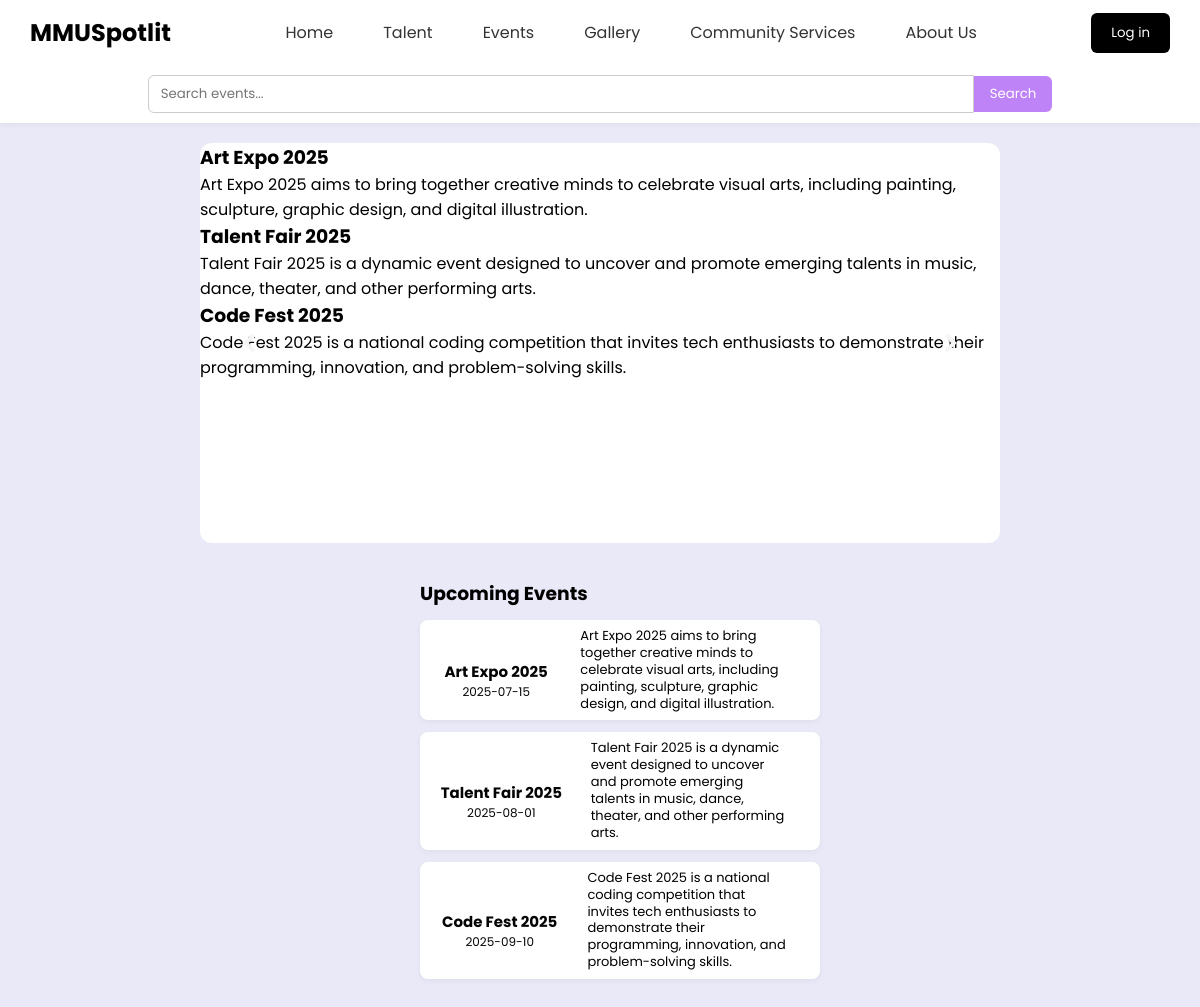
/php/dashboard.php, run on the app's committed database.
### tables this page shows
CREATE TABLE `event` (
  `eventID` int(11) NOT NULL,
  `adminID` int(11) NOT NULL,
  `event_title` varchar(200) DEFAULT NULL,
  `event_desc` varchar(500) DEFAULT NULL,
  `event_date` date DEFAULT NULL,
  `event_pic` varchar(255) DEFAULT NULL
);

### php/dashboard.php (the view, shortened to what this page needs)
<?php
include 'db_conn.php';
$sql = "SELECT * FROM event ORDER BY event_date ASC";
$result = $conn->query($sql);
?>
<!DOCTYPE html>
<html>
<head>
    <link rel="stylesheet" href="../css/dashboard.css" />
    <link href='https://unpkg.com/boxicons@2.1.4/css/boxicons.min.css' rel='stylesheet'>
</head>
<body>
    <nav>
        <div class="navheader">
            <div class="navlogo">
                <a href="#">MMU<span>Spotlit</span></a>
            </div>
            <ul class="navlinks" id="nav-links">
                <li><a href="../php/dashboard.php">Home</a></li>
                <li><a href="../php/talent.php">Talent</a></li>
                <li><a href="#">Events</a></li>
                <li><a href="../php/gallery.php">Gallery</a></li>
                <li><a href="#">Community Services</a></li>
                <li class="dropdown">
                    <a href="#">About Us</a>
                </li>
            </ul>
            <button type="submit" class="loginbtn">Log in</button>
        </div>
           <div class="search-bar">
            <input type="text" placeholder="Search events..." />
            <button type="button">Search</button>
        </div>
        <div class="content">
            <div class="slider">
                <div class="slides">
            <?php
            mysqli_data_seek($result, 0);
            while ($row = $result->fetch_assoc()) {
            echo '
            <div class="slide-box">
                <img class="slide-image-top" src="' . htmlspecialchars($row['event_pic']) . '" alt="' . htmlspecialchars($row['event_title']) . '"/>
                <div class="slide-caption-under">
                    <h3>' . htmlspecialchars($row["event_title"]) . '</h3>
                    <p>' . htmlspecialchars(limitSentences($row["event_desc"], 1)) . '</p>
                </div>
            </div>';
        }
            mysqli_data_seek($result, 0);
            ?>
        </div>
                <button class="prev" onclick="prevSlide()">
                    <i class='bx bxs-chevron-left'></i>
                </button>
                <button class="next" onclick="nextSlide()">
                    <i class='bx bxs-chevron-right'></i>
                </button>
            </div>
            <div class="event-container">
        <h3>Upcoming Events</h3>
        <?php
        function limitSentences($text, $limit = 1) {
            $sentences = preg_split('/(?<=[.?!])\s+/', $text, -1, PREG_SPLIT_NO_EMPTY);
            return implode(' ', array_slice($sentences, 0, $limit));
        }
            if ($result->num_rows > 0) {
                while($row = $result->fetch_assoc()) {
                    echo '
                    <div class="event">
                        <div class="event-left">
                            <div class="event-info">
                                <div class="event-name"><b>' . htmlspecialchars($row["event_title"]) . '</b></div>
                                <div class="date-posted">' . htmlspecialchars($row["event_date"]) . '</div>
                            </div>
                        </div>
                        <div class="event-right">
                            <div class="event-description">
                                ' . htmlspecialchars(limitSentences($row["event_desc"], 1)) . '
                            </div>
                        </div>
                    </div>';
                }
            } else {
                echo '<p>No events found.</p>';
            }
            ?>
        </div>
        </div>
    </nav>
</body>
</html>

### css/dashboard.css (style rules this page uses)
* { font-family: 'Poppins', sans-serif; margin: 0; padding: 0; }
html, body { height: 100%; margin: 0; padding: 0; }
body { display: flex; flex-direction: column; min-height: 100vh; background: #eae9f7; }
.navheader { display: flex; align-items: center; justify-content: space-between; padding: 10px 30px; background-color: #fff; box-shadow: 0 2px 5px rgba(0, 0, 0, 0.1); }
.navlogo a { font-weight: bold; font-size: 1.5rem; color: #000; text-decoration: none; }
.navlinks { list-style: none; display: flex; gap: 20px; align-items: center; }
.navlinks li { position: relative; }
.navlinks a { text-decoration: none; color: #333; padding: 10px 15px; display: block; }
.loginbtn { background-color: #000000; color: white; padding: 10px 20px; border: none; border-radius: 6px; cursor: pointer; }
.search-bar { display: flex; justify-content: center; align-items: center; padding: 10px 30px; background-color: #fff; box-shadow: 0 2px 5px rgba(0, 0, 0, 0.05); }
.search-bar input { width: 800px; padding: 8px 12px; border: 1px solid #ccc; border-radius: 6px 0 0 6px; outline: none; }
.search-bar button { padding: 8px 16px; border: none; background-color: #bf83f8; color: white; border-radius: 0 6px 6px 0; cursor: pointer; }
.event { display: flex; background: #ffffff; border-radius: 8px; box-shadow: 0 2px 6px rgba(0, 0, 0, 0.05); padding: 8px; gap: 12px; flex-direction: row; height: auto; align-items: stretch; }
.event-container { width: 400px; padding: 16px; margin-left: 40px; display: flex; flex-direction: column; gap: 12px; overflow: visible; }
.event .event-right { display: flex; flex-direction: row; justify-content: center; align-items: center; padding: 0 24px; height: 100%; }
.event .event-right .event-description { font-size: 13px; line-height: 1.3; max-width: 220px; justify-content: center; align-items: center; }
.event .event-left .event-info { padding: 10px; text-align: center; display: flex; flex-direction: column; justify-content: center; height: 100%; width: 100%; border-radius: 8px 0 0 8px; color: #040404; }
.event .event-left .event-info .event-name { font-size: 15px; }
.event .event-left .event-info .date-posted { font-size: 12px; }
.content { flex: 1; display: flex; flex-wrap: wrap; justify-content: center; align-items: flex-start; gap: 20px; padding: 20px; }
.slider { position: relative; width: 90%; height: 400px; max-width: 800px; overflow: hidden; border-radius: 12px; background: white; }
.slider button { position: absolute; top: 0; bottom: 0; font-size: 2rem; width: 100px; background-color: transparent; color: #fff; border: 2px solid transparent; cursor: pointer; display: flex; align-items: center; justify-content: center; }
.slider button i { color: whitesmoke; transition: color 0.2s ease; }
.prev { left: 0; }
.next { right: 0; }

### data on the page
event: event_title "Art Expo 2025", event_desc "Art Expo 2025 aims to bring together creative minds to celebrate visual arts, including painting, sculpture, graphic design, and digital illustration.", event_date "2025-07-15"
event: event_title "Talent Fair 2025", event_desc "Talent Fair 2025 is a dynamic event designed to uncover and promote emerging talents in music, dance, theater, and other performing arts.", event_date "2025-08-01"
event: event_title "Code Fest 2025", event_desc "Code Fest 2025 is a national coding competition that invites tech enthusiasts to demonstrate their programming, innovation, and problem-solving skills.", event_date "2025-09-10"
